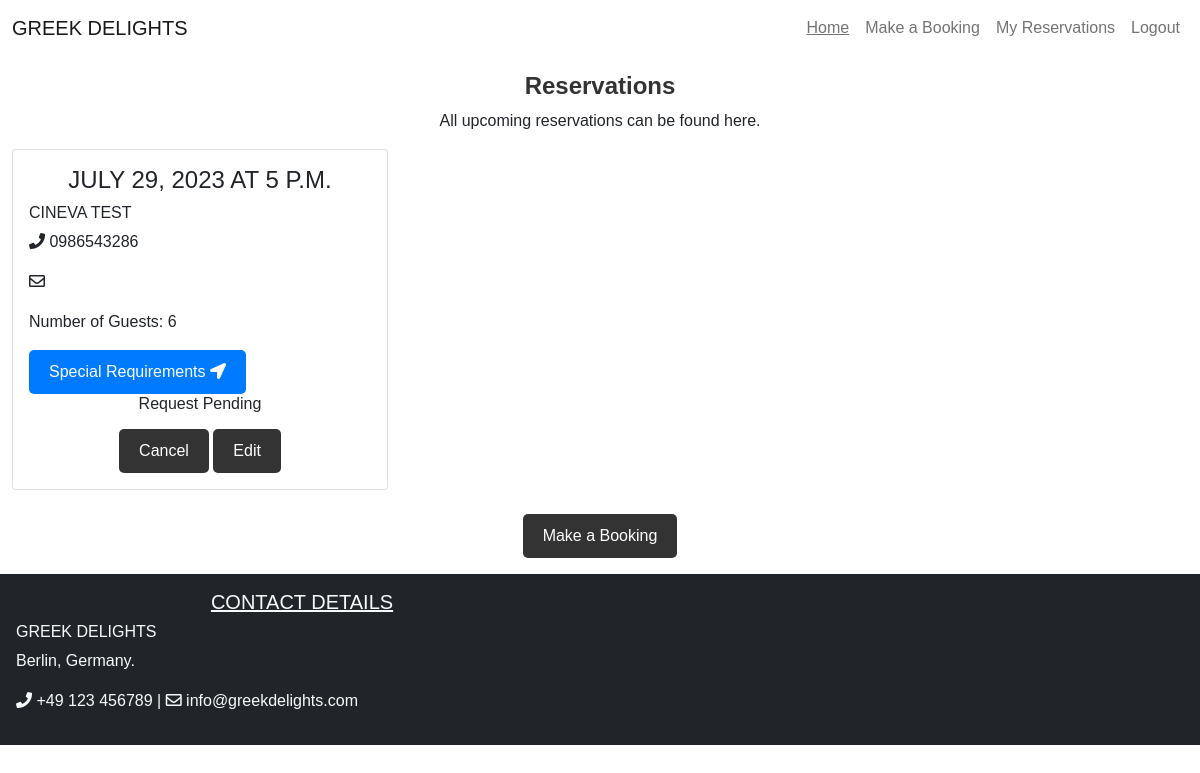
/reservations (signed in), run on an earlier commit of the app's database.
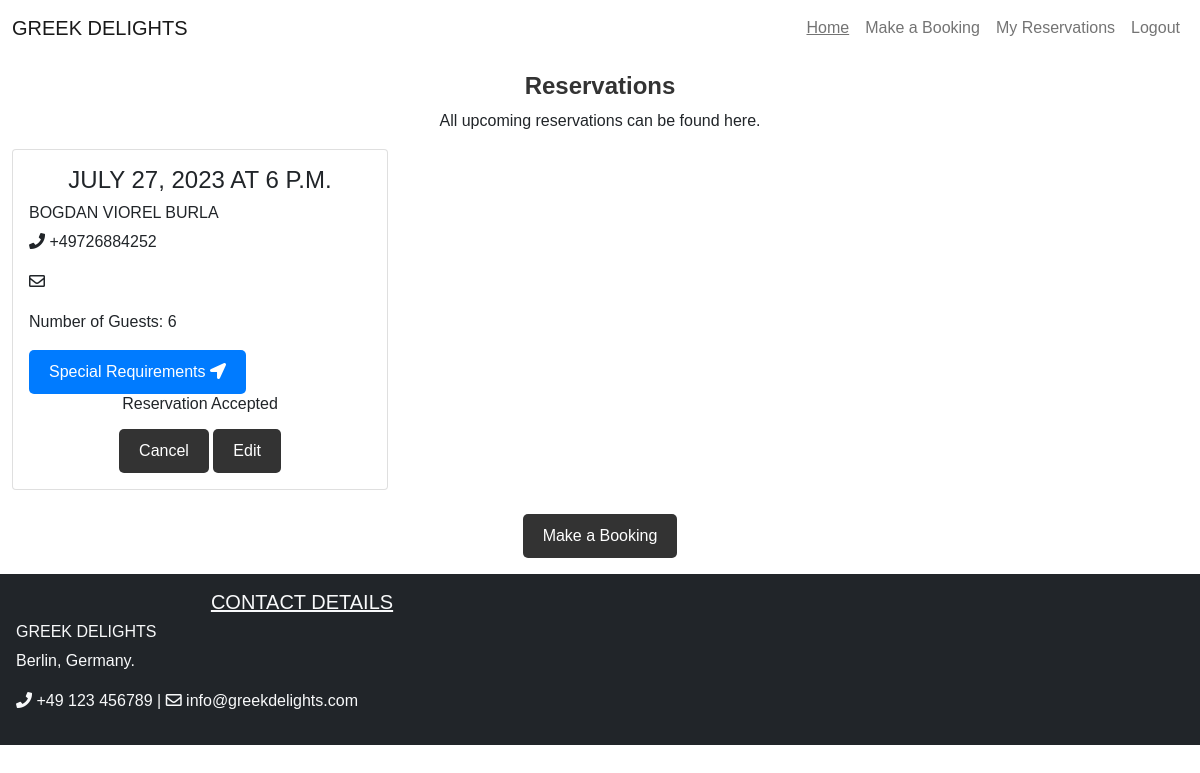
And on a later commit of the database.
### reservation/models.py (models this page shows, shortened)
class Reservation(models.Model):
    user = models.ForeignKey(User, on_delete=models.CASCADE)
    full_name = models.CharField(max_length=300, blank=False)
    email = models.CharField(max_length=300, blank=False)
    phoneNumberRegex = RegexValidator(regex=r'^\+?1?\d{9,15}$')
    mobile = models.CharField(validators=[phoneNumberRegex], max_length=15, blank=False)
    date = models.DateField(blank=False)
    time = models.TimeField(blank=False)
    guests = models.PositiveIntegerField(blank=False)
    requests = models.TextField(max_length=400)
    status = models.IntegerField(choices=STATUS, default=0)
    class Meta:
        ordering = ['-date']
        constraints = [
            models.UniqueConstraint(
                fields=['user', 'date', 'time'], name='unique_reservation'
            ),
        ]

### reservation/views.py (the view)
# urls.py: path('reservations', views.ReservationList.as_view(), name='reservations'),
class ReservationList(generic.ListView):
    model = Reservation
    def sort(self, reservations):
        if reservations.date >= datetime.date.today():
            return True
        else:
            return False
    def get(self, request, *args, **kwargs):
        if request.user.is_authenticated:
            reservations = Reservation.objects.filter(user=request.user)
            upcoming_reservations = filter(self.sort, reservations)
            return render(
                request, 'reservations.html',
                {
                    'reservations': upcoming_reservations,
                },
            )
        else:
            return redirect(reverse("account_login"))

### reservation/templates/reservations.html (shortened to what this page needs)
{% extends "base.html" %}
{% block content %}
<div class="container-fluid mb-3">
    <div class="row">
        <div class="col-12 mt-3 left">
            <h4 class="page-heading text-center">Reservations</h4>
            <p class="text-center">All upcoming reservations can be found here.</p>
            <div class="row">
                {% for reservation in reservations %}
                <div class="col-md-4">
                    <div class="card mb-4">
                        <div class="card-body">
                            <h4 class='card-title text-uppercase text-center'>{{ reservation.date }} at
                                {{ reservation.time }}</h4>
                            <h6 class="text-uppercase">{{ reservation.full_name }}</h6>
                            <div class='card-text'>
                                <p><i class="fas fa-phone"></i> {{ reservation.mobile }}</p>
                                <p><i class="far fa-envelope"></i> {{ reservation.email }}</p>
                                <p>Number of Guests: {{ reservation.guests }}</p>
                                <button data-bs-toggle='modal' data-bs-target='#requests{{ reservation.id }}' class="btn btn-secondary">Special
                                    Requirements <i class="fas fa-location-arrow"></i></button>
                                <div class='text-center h6'>
                                    {% if reservation.status == 1 %}
                                    <p>Reservation Accepted</p>
                                    {% elif reservation.status == 2 %}
                                    <p>Reservation Declined</p>
                                    {% else %}
                                    <p>Request Pending</p>
                                    {% endif %}
                                </div>
                            </div>
                            <div class='text-center'>
                                <button data-bs-toggle='modal' data-bs-target='#cancel{{ reservation.id }}' class="btn btn-dark">Cancel</button>
                                <a class="btn btn-dark" href="/amend/{{ reservation.id }}">Edit</a>
                            </div>
                        </div>
                    </div>
                </div>
                    {% endfor %}
                </div>
        </div>
        <a href="{% url 'booking' %}" class="text-center"><button class="btn btn-dark">Make a Booking</button></a>
    </div>
</div>
{% endblock %}

### reservation/templates/base.html (shortened to what this page needs)
{% load static %}
<!DOCTYPE html>
<html lang="en">
<head>
    <link rel="stylesheet" href="https://cdnjs.cloudflare.com/ajax/libs/font-awesome/5.15.3/css/all.min.css">
    <link href="https://cdn.jsdelivr.net/npm/bootstrap@5.0.1/dist/css/bootstrap.min.css" rel="stylesheet"
>
    <link rel="stylesheet" href="{% static 'reservation/style.css' %}">
</head>
<body class="site">
    <header>
        <nav class="navbar sticky-top navbar-expand-lg navbar-light" style="background-color: white;">
            <div class="container-fluid">
                <a class="navbar-brand text-uppercase" href="{% url 'index' %}">Greek Delights</a>
                <div class="collapse navbar-collapse" id="navbarNav">
                    <ul class="navbar-nav ms-auto">
                        {% if user.is_authenticated %}
                        <li class="nav-item">
                            <a class="nav-link" href="{% url 'index' %}"><u> Home</u></a>
                        </li>
                        <li class="nav-item">
                            <a class="nav-link" href="{% url 'booking' %}">Make a Booking</a>
                        </li>
                        <li class="nav-item">
                            <a class="nav-link" href="{% url 'reservations' %}">My Reservations</a>
                        </li>
                        <li class="nav-item">
                            <a class="nav-link" href="{% url 'account_logout' %}">Logout</a>
                        </li>
                        {% endif %}
                    </ul>
                </div>
            </div>
        </nav>
    </header>
    <main class="site-content">
        {% block content %}{% endblock content %}
    </main>
    <footer class="footer bg-dark text-light text-lg-start text-center" style="background-color: white;">
        <div class="container p-3">
            <div class="row">
                <div class="col-lg-6 col-md-12 mb-4 mb-md-0">
                    <h5 class="text-uppercase text-center"><u>Contact Details</u></h5>
                    <h6 class="text-uppercase">Greek Delights</h6>
                    <p>
                        Berlin, Germany.
                    </p>
                    <p>
                        <i class="fas fa-phone"></i> +49 123 456789 | <i class="far fa-envelope"></i>
                        info@greekdelights.com
                    </p>
                </div>
            </div>
        </div>
    </footer>
</body>
</html>

### reservation/static/reservation/style.css (style rules this page uses)
body { font-family: Arial, sans-serif; }
.container { max-width: 1200px; margin: 0 auto; padding: 20px; }
.page-heading { color: #333; font-size: 24px; font-weight: bold; }
.btn { display: inline-block; padding: 10px 20px; background-color: #007bff; color: #fff; text-decoration: none; border: none; border-radius: 5px; cursor: pointer; }
.btn-dark { background-color: #333; }

What changed in the data, as far as the page shows it:
removed Reservation: date "JULY 29, 2023", time "5 P.M.", full_name "CINEVA TEST", mobile "0986543286", guests "6", status "Request Pending"
added Reservation: date "JULY 27, 2023", time "6 P.M.", full_name "BOGDAN VIOREL BURLA", mobile "+49726884252", guests "6", status "Reservation Accepted"
